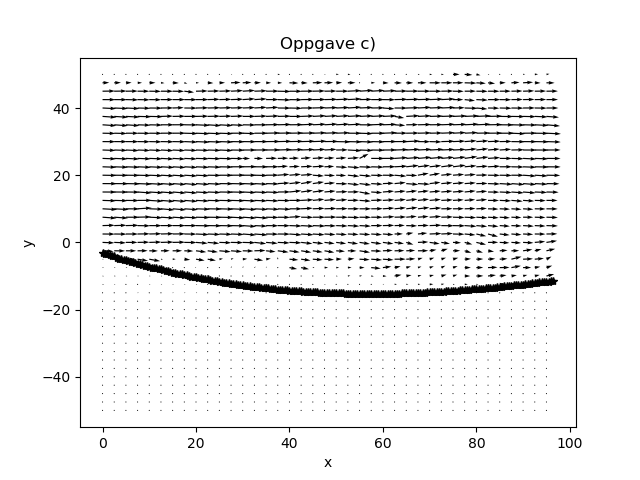

Write Python code to recreate this figure.
import scipy.io as sio
import numpy as np
import matplotlib.pyplot as plt

data = sio.loadmat('data.mat')
x = data.get('x')
y = data.get('y')
u = data.get('u')
v = data.get('v')
xit = data.get('xit')
yit = data.get('yit')

"""
oppgave c
"""


def rectangle(x1, x2, y1, y2):
    position1 = (x[x2, x1], y[x2, y1])
    position2 = (x[y2, y1], y[y2, y1])

    # Bottom
    plt.plot([position1[0], position2[0]], [position1[1], position1[1]], "r")

    # Right
    plt.plot([position2[0], position2[0]], [position1[1], position2[1]], "g")

    # Top
    plt.plot([position1[0], position2[0]], [position2[1], position2[1]], "b")

    # Left
    plt.plot([position1[0], position1[0]], [position1[1], position2[1]], "k")


def draw_rectangles():
    rectangle1_values = [35, 160, 70, 170]
    rectangle(rectangle1_values[0], rectangle1_values[1],
              rectangle1_values[2], rectangle1_values[3])

    rectangle2_values = [35, 85, 70, 100]
    rectangle(rectangle2_values[0], rectangle2_values[1],
              rectangle2_values[2], rectangle2_values[3])

    rectangle3_values = [35, 50, 70, 60]
    rectangle(rectangle3_values[0], rectangle3_values[1],
              rectangle3_values[2], rectangle3_values[3])


plt.plot(xit, yit, "k*")
num_skip = 5
plt.quiver(x[::num_skip, ::num_skip], y[::num_skip, ::num_skip],
           u[::num_skip, ::num_skip], v[::num_skip, ::num_skip])

plt.title("Oppgave c)")
plt.xlabel("x")
plt.ylabel("y")

plt.savefig("oppgave_c.png")

"""
oppgave d
"""

dudx = np.gradient(u, axis=0)
dvdy = np.gradient(v, axis=1)

divergence = dudx + dvdy
print(f"The divergence is {divergence}")

plt.contourf(x, y, divergence)
plt.colorbar()
plt.title("Oppgave d)")
plt.savefig("oppgave_d.png")
plt.close()

"""
oppgave e
Had to redraw a lot so first couple of lines are just that
"""
draw_rectangles()
plt.plot(xit, yit, "k*")
num_skip = 5
plt.quiver(x[::num_skip, ::num_skip], y[::num_skip, ::num_skip],
           u[::num_skip, ::num_skip], v[::num_skip, ::num_skip])
plt.plot(xit, yit, "k*")
"""
New stuff
"""

dudy = np.gradient(u, axis=1)
dvdx = np.gradient(v, axis=0)

curl_v = dvdx - dudy

curl_plot = plt.contourf(x, y, curl_v)
plt.colorbar()

plt.title("Oppgave e)")

plt.savefig("oppgave_e.png")
plt.show()
